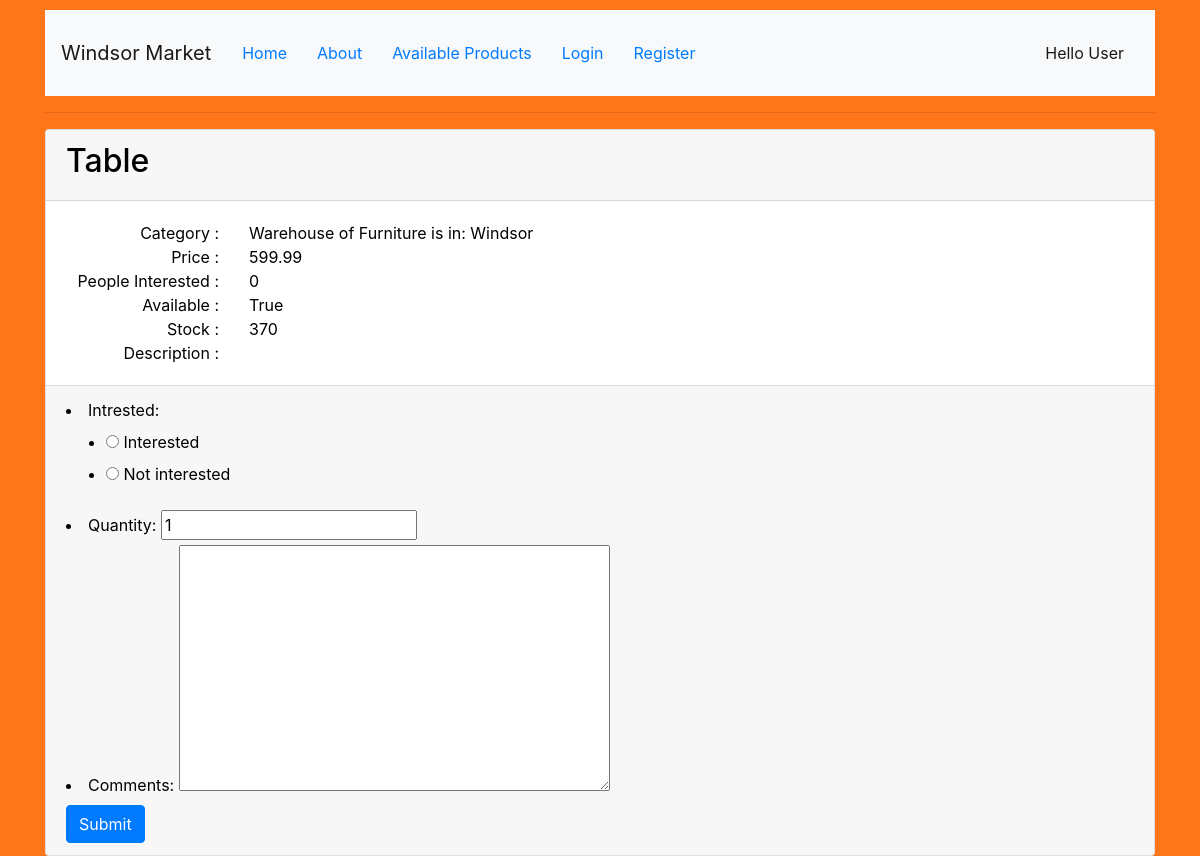
Screenshot of /myapp/products/1 with the database file from the repository.
### myapp/models.py (models this page shows, shortened)
class Product(models.Model):
    category = models.ForeignKey(Category, related_name='products', on_delete=models.CASCADE)
    name = models.CharField(max_length=200)
    price = models.DecimalField(max_digits=10, decimal_places=2)
    stock = models.PositiveIntegerField(default=100, validators=[MaxValueValidator(1000), MinValueValidator(0)])
    available = models.BooleanField(default=True)
    description = models.TextField(max_length=100, null=True, blank=True)
    intrested = models.PositiveIntegerField(default=0)

class Category(models.Model):
    name = models.CharField(max_length=200)
    warehouse = models.CharField(max_length=200)
    class Meta:
        verbose_name = _("Category")
        verbose_name_plural = _("Categories")
    def __str__(self):
        return "Warehouse of " + self.name + " is in: " + self.warehouse

### myapp/views.py (the view)
# urls.py: path(r'products/<prod_id>', views.productdetail, name='productdetail'),
def productdetail(request, prod_id):
    product = Product.objects.get(pk=prod_id)
    if request.method == 'POST':
        form = InterestForm(request.POST)
        if form.is_valid():
            data = form.data
            print('Interested:', data.get('interested'), data.get('quantity'))
            if data.get('interested') == '1':
                print('ProductInt', product.intrested)
                product.intrested = product.intrested + 1
            product.save()
        return redirect('myapp:index')
    else:
        form = InterestForm()
    return render(request, 'myapp/productdetail.html', {'form':form, 'product':product})

### myapp/forms.py
class InterestForm(forms.Form):
    interested = forms.ChoiceField(widget=forms.RadioSelect, choices=[(1,'Interested'),(0,'Not interested')], label='Intrested')
    quantity = forms.IntegerField(initial=1, label='Quantity')
    comments = forms.CharField(widget=forms.Textarea, required=False, label='Comments')

### myapp/templates/myapp/productdetail.html (shortened to what this page needs)
{% extends 'myapp/base.html' %}
{% block body_block %}
    <div class="card">
        <div class="card-header">
            <h2>{{ product.name }}</h2>
        </div>
        <div class="card-body">
            <div class="row">
                <div class="col-md-2">
                    <span style="float:right">Category :</span>
                </div>
                <div class="col-md-6">
                    {{ product.category }}
                </div>
            </div>
            <div class="row">
                <div class="col-md-2">
                    <span style="float:right">Price :</span>
                </div>
                <div class="col-md-6">
                    {{ product.price }}
                </div>
            </div>
            <div class="row">
                <div class="col-md-2">
                    <span style="float:right">People Interested :</span>
                </div>
                <div class="col-md-6">
                    {{ product.intrested }}
                </div>
            </div>
            <div class="row">
                <div class="col-md-2">
                    <span style="float:right">Available :</span>
                </div>
                <div class="col-md-6">
                    {{ product.available }}
                </div>
            </div>
            <div class="row">
                <div class="col-md-2">
                    <span style="float:right">Stock :</span>
                </div>
                <div class="col-md-6">
                    {{ product.stock }}
                </div>
            </div>
            <div class="row">
                <div class="col-md-2">
                    <span style="float:right">Description :</span>
                </div>
                <div class="col-md-6">
                </div>
            </div>
        </div>
        <div class="card-footer">
            <form action="" method="post">
                {{ form.as_ul }}
                <button type="submit" class="btn btn-primary" value="submit">Submit</button>
            </form>
        </div>
{% endblock %}

### myapp/static/myapp/style.css (style rules this page uses)
body { background-color:#ff751a; color: black; }

### rows the page displays
Product: name "Table", category "Warehouse of Furniture is in: Windsor", price "599.99", intrested "0", available "True", stock "370"
